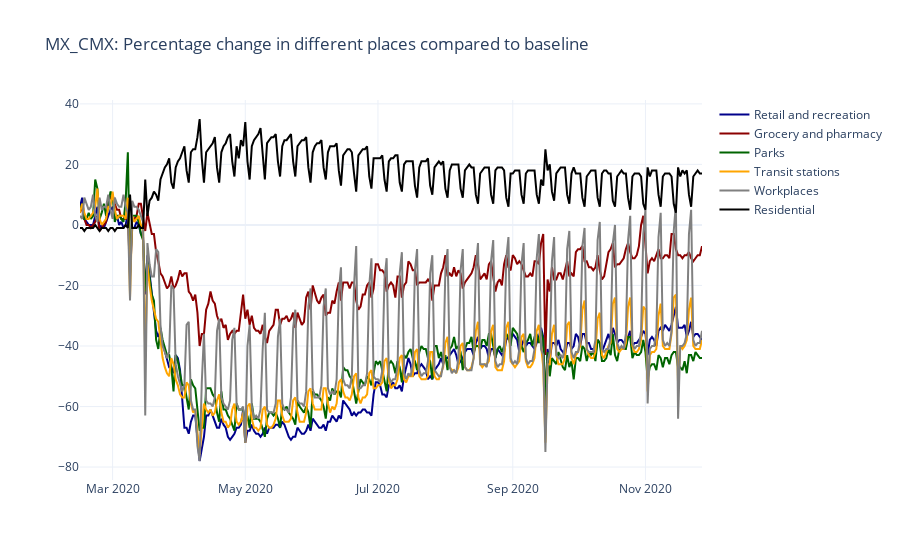

Notebook cell for this chart:
### Markdown cell above
#### Gráficas por Estados

### Code cell
# Promedio de Ciudad dee México

EDO = 'MX_CMX'

fig = go.Figure()

fig.add_trace( go.Scatter( x = Mobility_MX[ Mobility_MX['key'] == EDO]['date'], 
                           y = Mobility_MX[ Mobility_MX['key'] == EDO]['mobility_retail_and_recreation'], 
                           name = 'Retail and recreation', 
                           line_color = 'darkblue' ) )

fig.add_trace( go.Scatter( x = Mobility_MX[ Mobility_MX['key'] == EDO]['date'], 
                           y = Mobility_MX[ Mobility_MX['key'] == EDO]['mobility_grocery_and_pharmacy'], 
                           name = 'Grocery and pharmacy', 
                           line_color = 'darkred' ) )

fig.add_trace( go.Scatter( x = Mobility_MX[ Mobility_MX['key'] == EDO]['date'], 
                           y = Mobility_MX[ Mobility_MX['key'] == EDO]['mobility_parks'], 
                           name = 'Parks', 
                           line_color = 'darkgreen' ) )

fig.add_trace( go.Scatter( x = Mobility_MX[ Mobility_MX['key'] == EDO]['date'], 
                           y = Mobility_MX[ Mobility_MX['key'] == EDO]['mobility_transit_stations'], 
                           name = 'Transit stations', 
                           line_color = 'orange' ) )

fig.add_trace( go.Scatter( x = Mobility_MX[ Mobility_MX['key'] == EDO]['date'], 
                           y = Mobility_MX[ Mobility_MX['key'] == EDO]['mobility_workplaces'], 
                           name = 'Workplaces', 
                           line_color = 'gray' ) )

fig.add_trace( go.Scatter( x = Mobility_MX[ Mobility_MX['key'] == EDO]['date'], 
                           y = Mobility_MX[ Mobility_MX['key'] == EDO]['mobility_residential'], 
                           name = 'Residential', 
                           line_color = 'black' ) )

fig.update_layout(template = 'plotly_white', # "plotly", "plotly_white", "ggplot2", "seaborn", "simple_white", "none"
                  title = EDO + ': Percentage change in different places compared to baseline')

fig.show()

### Figure 1 — Plotly figure (JSON) as saved in the notebook; plotly's stock layout.template omitted (floating-point values rounded to 4 significant figures; data arrays with more than 128 entries replaced by an {"elided": "..."} marker saying what was removed)
{"data": [{"line": {"color": "darkblue"}, "name": "Retail and recreation", "type": "scatter", "x": {"elided": "287 str values"}, "y": {"elided": "287 int values"}}, {"line": {"color": "darkred"}, "name": "Grocery and pharmacy", "type": "scatter", "x": {"elided": "287 str values"}, "y": {"elided": "287 int values"}}, {"line": {"color": "darkgreen"}, "name": "Parks", "type": "scatter", "x": {"elided": "287 str values"}, "y": {"elided": "287 int values"}}, {"line": {"color": "orange"}, "name": "Transit stations", "type": "scatter", "x": {"elided": "287 str values"}, "y": {"elided": "287 int values"}}, {"line": {"color": "gray"}, "name": "Workplaces", "type": "scatter", "x": {"elided": "287 str values"}, "y": {"elided": "287 int values"}}, {"line": {"color": "black"}, "name": "Residential", "type": "scatter", "x": {"elided": "287 str values"}, "y": {"elided": "287 int values"}}], "layout": {"title": {"text": "MX_CMX: Percentage change in different places compared to baseline"}}}
